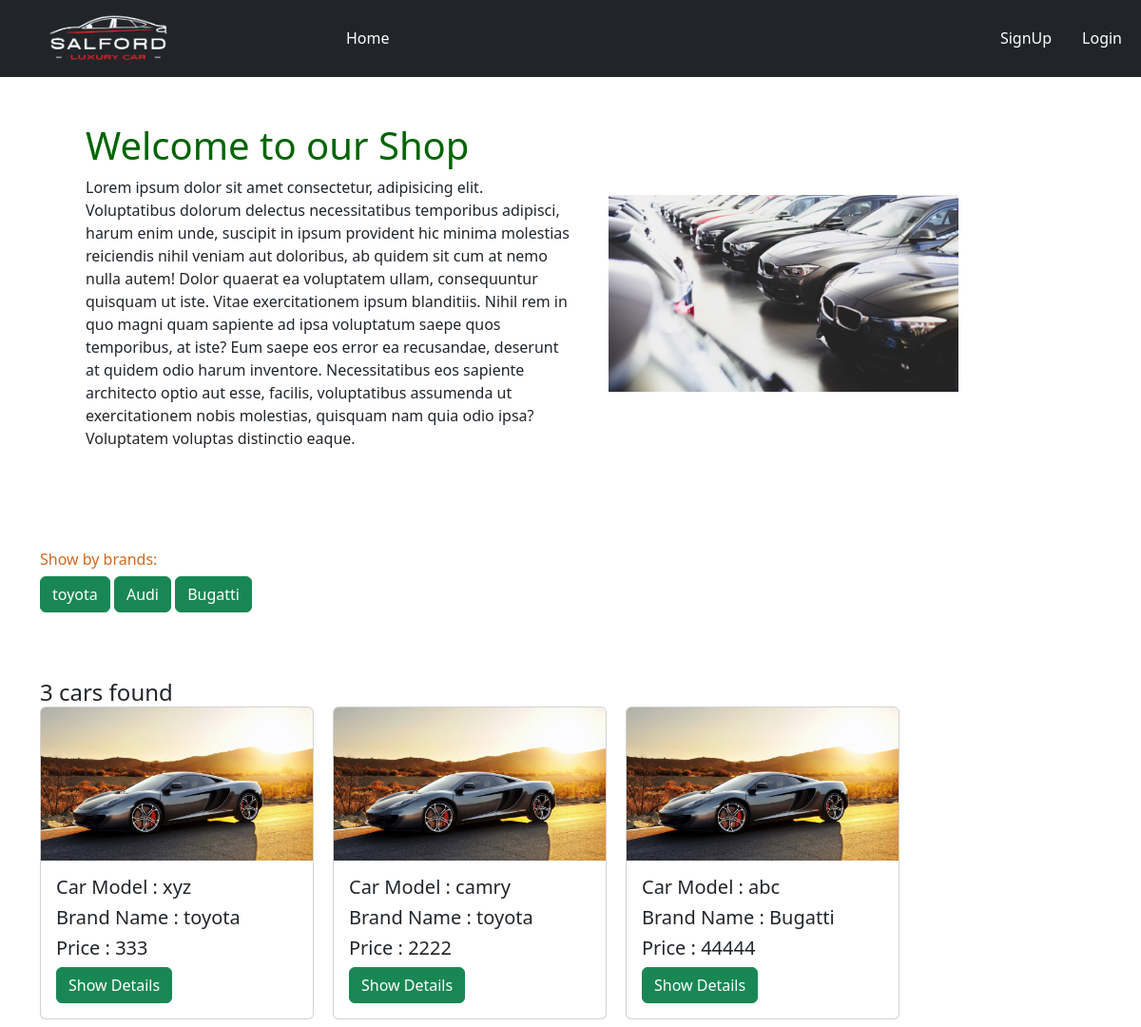
The page / on the database its author committed.
### brand/models.py (models this page shows, shortened)
class BrandModel(models.Model):
    brand_name = models.CharField(max_length=20)
    slug = models.SlugField(max_length=20,unique=True,null=True,blank=True)

### car/models.py (models this page shows, shortened)
class CarModel(models.Model):
    car_name = models.CharField(max_length=20)
    brand = models.ForeignKey(BrandModel, on_delete = models.CASCADE)
    description = models.TextField()
    image = models.ImageField(upload_to='car_images/')
    car_price = models.IntegerField()
    quantity = models.PositiveBigIntegerField(default=0)

### carproject/views.py (the view)
# urls.py: 2. Add a URL to urlpatterns:  path('', views.home, name='home')
def home(request, brand_slug=None):
    data = CarModel.objects.all()
    brands = BrandModel.objects.all()
    orders = BuyingModel.objects.all()
    if brand_slug is not None:
        brand = get_object_or_404(BrandModel, slug=brand_slug)
        data = CarModel.objects.filter(brand=brand)
    return render(request,'home.html',{'data':data,'brand':brands,'orders':orders})

### templates/home.html
{% extends "base.html" %}
{% load static %}
{% block content %}
<div class="container container-fluid">
  <div class="d-flex flex-wrap px-5 pt-5 align-items-center">
    <div class="col-6">
      <h1 style="color: darkgreen;">Welcome to our Shop</h1>
      <p>Lorem ipsum dolor sit amet consectetur, adipisicing elit. Voluptatibus dolorum delectus necessitatibus temporibus adipisci, harum enim unde, suscipit in ipsum provident hic minima molestias reiciendis nihil veniam aut doloribus, ab quidem sit cum at nemo nulla autem! Dolor quaerat ea voluptatem ullam, consequuntur quisquam ut iste. Vitae exercitationem ipsum blanditiis. Nihil rem in quo magni quam sapiente ad ipsa voluptatum saepe quos temporibus, at iste? Eum saepe eos error ea recusandae, deserunt at quidem odio harum inventore. Necessitatibus eos sapiente architecto optio aut esse, facilis, voluptatibus assumenda ut exercitationem nobis molestias, quisquam nam quia odio ipsa? Voluptatem voluptas distinctio eaque.</p>
    </div>
    <div class="col-6">
  <img style="width: 80%; padding-left: 40px;" src="{% static 'carhome.jpg' %}" />
    </div>
  </div>
<div style="padding-top: 90px;">
  <h6 style="color: chocolate;">Show by brands:</h6>
  {% for br in brand  %}
  <a class="btn btn-success text-decoration-none text-white" href="{% url "brand_wise_car" br.slug %}">{{br.brand_name}}</a>
  {% endfor %}
</div>
<div style="padding-top: 70px;">
  <h4>{{data | length}} cars found
  <div class="d-flex flex-wrap" style="gap: 20px;">
    {% for car in data %}
    <div class="card" style="width: 18rem;">
      <img  src="{% static 'R.jpeg' %}" class="card-img-top" alt="...">
      <div class="card-body">
        <h5 class="card-title">Car Model : {{car.car_name}}</h5>
        <h5 class="">Brand Name : {{car.brand.brand_name}}</h5>
        <h5 class="">Price : {{car.car_price}}</h5>
        <a href="{% url "detail_car" car.id %}" class="btn btn-success">Show Details</a>
      </div>
    </div>
    {% endfor %}
  </div>
</div>
</div>
{% endblock content %}

### templates/base.html (shortened to what this page needs)
{% load static %}
<!DOCTYPE html>
<html lang="en">
<head>
    <link href="https://cdn.jsdelivr.net/npm/bootstrap@5.3.2/dist/css/bootstrap.min.css" rel="stylesheet">
</head>
<body>
    <nav class="navbar navbar-expand-lg navbar-dark bg-dark">
        <div class="container-fluid">
          <a class="navbar-brand" href="{% url 'home' %}"><img style="width: 50%; padding-left: 40px;" src="{% static 'logo.png' %}" alt=""></a>
          <div class="collapse navbar-collapse" id="navbarSupportedContent">
            <ul class="navbar-nav me-auto mb-2 mb-lg-0">
              <li class="nav-item">
                <a
                  class="nav-link active"
                  aria-current="page"
                  href="{% url 'home' %}"
                  >Home</a
                >
              </li>
            </ul>
            <div class="d-flex">
              <ul class="navbar-nav me-auto mb-2 mb-lg-0">
                {% if request.user.is_authenticated %}
                <li class="nav-item mx-3">
                  <a
                    class="nav-link btn btn-warning text-white"
                    href="{% url 'profile' user.id %}"
                    >Profile</a
                  >
                </li>
                <li class="nav-item mx-3">
                  <a
                    class="nav-link btn btn-danger text-white"
                    href="{% url 'user_logout' %}"
                    >Logout</a
                  >
                </li>
                {% else %}
                <li class="nav-item mx-3">
                  <a
                    class="nav-link btn btn-warning text-white"
                    href="{% url 'signup' %}"
                    >SignUp</a
                  >
                </li>
                <li class="nav-item">
                  <a
                    class="nav-link btn btn-primary text-white"
                    href="{% url 'user_login' %}"
                    >Login</a
                  >
                </li>
                {% endif %}
              </ul>
            </div>
          </div>
        </div>
      </nav>
      {% block content %} {% endblock %}
</body>
</html>

### rows shown on the page
BrandModel: brand_name "toyota"
BrandModel: brand_name "Audi"
BrandModel: brand_name "Bugatti"
CarModel: car_name "xyz", brand.brand_name "toyota", car_price "333"
CarModel: car_name "camry", brand.brand_name "toyota", car_price "2222"
CarModel: car_name "abc", brand.brand_name "Bugatti", car_price "44444"

### other values the page prints
{{ data | length }} "3"
